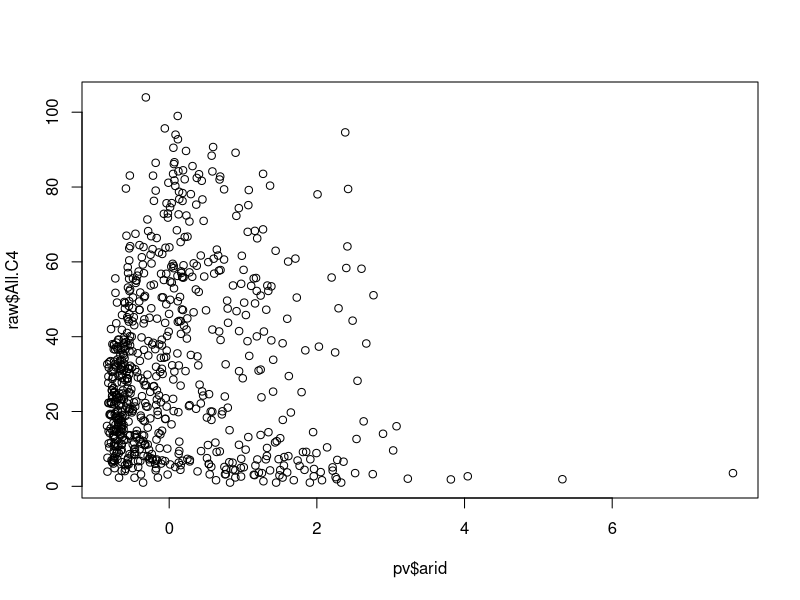
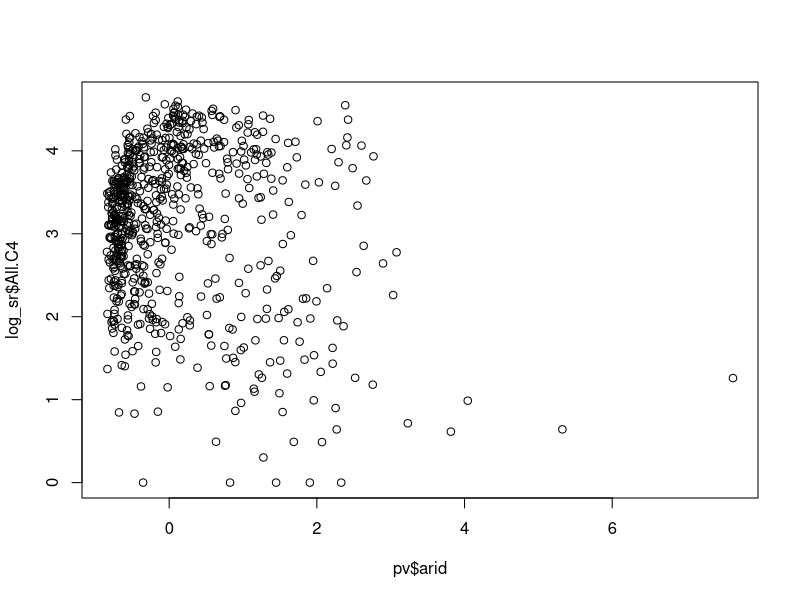
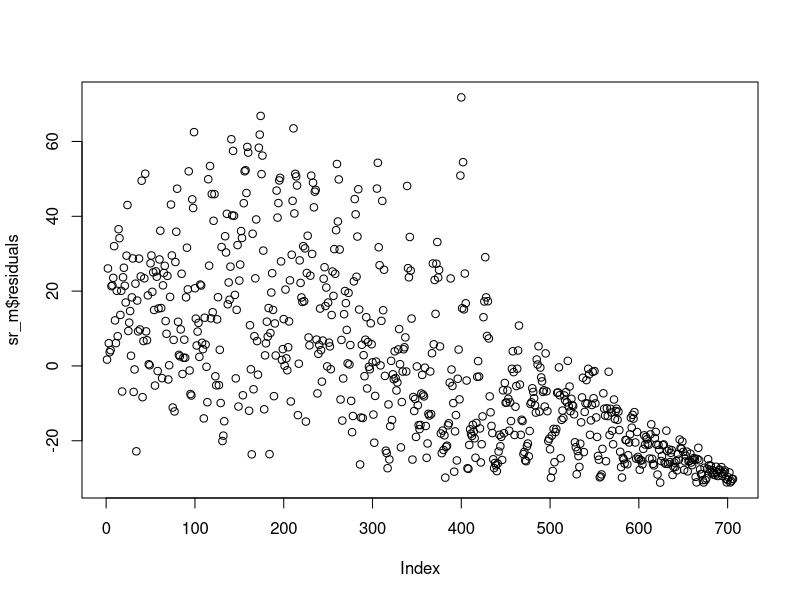
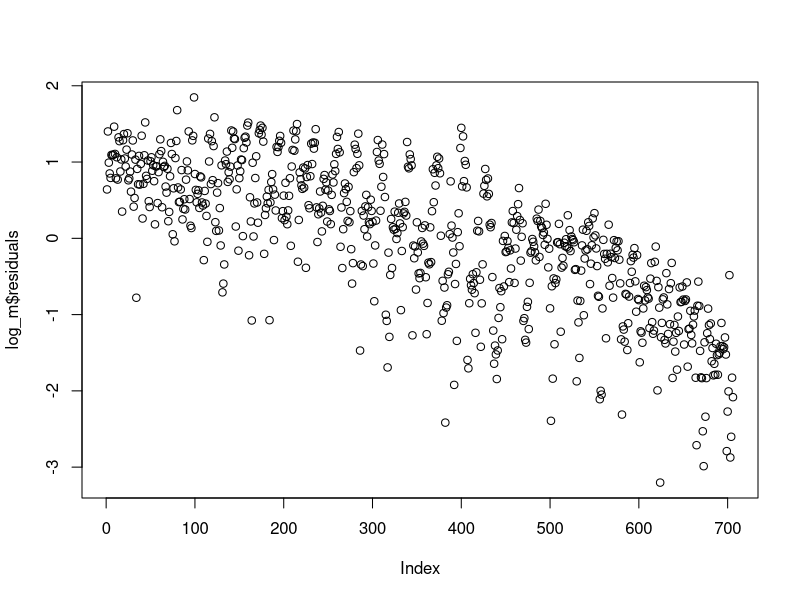

Generate these figures, in order, with R:
  
# scope --------------------------------------------------------------------
# check relationships between key different drivers between modelling methods

# All C4 aridity

# library
  library(raster)
  library(tidyverse)

  rm(list = ls())

# data ---------------------------------------------------------------------
# raw richness 
  raw <- read.csv("results/csv/sub tribes raw richness 2538.csv")

# log gls models
  log_sr <- read.csv("results/csv/sub tribe and predictor variables 2538.csv") %>%
          select_at(1:17)
  
# predictor variables
  pv <- read.csv("results/csv/predictor variables 2538.csv")

  
# plot: all c4 aridity
# raw richness  
  sr <- plot(raw$All.C4 ~ pv$arid)
  log <- plot(log_sr$All.C4 ~ pv$arid)
  
  sr_m <- lm(raw$All.C4 ~ pv$arid)
  plot(sr_m$residuals)

# log richness  
  
  log_m <- lm(log_sr$All.C4 ~ pv$arid)
  plot(log_m$residuals)
  

  
  
